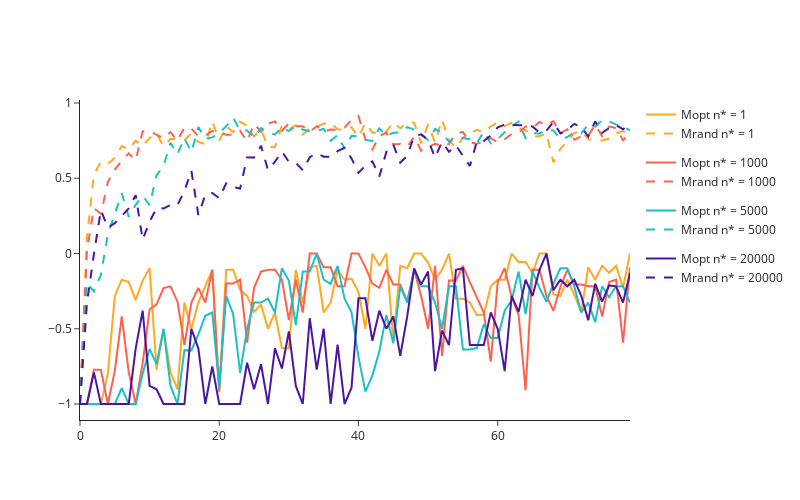

Write notebook code for a chart like this one.
### Code cell
fig = go.Figure()
colors =  ['#ffa822','#6e3d0f','#ff6150','#1ac0c6','#309d15','#4c159d']
for i in [0,2,3,5]:
    fig.add_trace(go.Scatter(x=list(range(len(M_opts_last[i]))), y=M_opts_last[i],
                    mode='lines',line = dict(color = colors[i]),
                    name='Mopt n* = '+ str(n_stars[i]), legendgroup=i+1))
    fig.add_trace(go.Scatter(x=list(range(len(M_rands_last[i]))), y=M_rands_last[i],
                     line = dict(dash='dash',color = colors[i]),
                    name='Mrand n* = '+ str(n_stars[i]), legendgroup=i+1))
    
fig.update_layout(template="simple_white", width=800,height=500)
